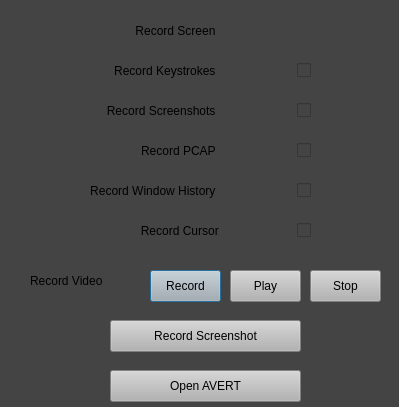
<?xml version="1.0" encoding="UTF-8"?>
<ui version="4.0">
    <class>externalWidget</class>
    <widget class="QDialog" name="externalWidget">
        <property name="windowModality">
            <enum>Qt::NonModal</enum>
        </property>
        <property name="geometry">
            <rect>
                <x>0</x>
                <y>0</y>
                <width>399</width>
                <height>407</height>
            </rect>
        </property>
        <property name="windowTitle">
            <string>AVERT</string>
        </property>
        <property name="windowOpacity">
            <double>26.000000000000000</double>
        </property>
        <property name="toolTipDuration">
            <number>-1</number>
        </property>
        <property name="layoutDirection">
            <enum>Qt::RightToLeft</enum>
        </property>
        <property name="autoFillBackground">
            <bool>false</bool>
        </property>
        <property name="styleSheet">
            <string notr="true">background-color: rgb(68, 68, 68);</string>
        </property>
        <widget class="QCheckBox" name="checkBox">
            <property name="geometry">
                <rect>
                    <x>70</x>
                    <y>10</y>
                    <width>241</width>
                    <height>41</height>
                </rect>
            </property>
            <property name="styleSheet">
                <string notr="true">background-color: rgba(255, 255, 255, 0);</string>
            </property>
            <property name="text">
                <string>Record Screen                       </string>
            </property>
        </widget>
        <widget class="QCheckBox" name="checkBox_2">
            <property name="geometry">
                <rect>
                    <x>70</x>
                    <y>50</y>
                    <width>241</width>
                    <height>41</height>
                </rect>
            </property>
            <property name="text">
                <string>Record Keystrokes                       </string>
            </property>
        </widget>
        <widget class="QCheckBox" name="checkBox_3">
            <property name="geometry">
                <rect>
                    <x>70</x>
                    <y>90</y>
                    <width>241</width>
                    <height>41</height>
                </rect>
            </property>
            <property name="text">
                <string>Record Screenshots                       </string>
            </property>
        </widget>
        <widget class="QCheckBox" name="checkBox_4">
            <property name="geometry">
                <rect>
                    <x>70</x>
                    <y>130</y>
                    <width>241</width>
                    <height>41</height>
                </rect>
            </property>
            <property name="text">
                <string>Record PCAP                       </string>
            </property>
        </widget>
        <widget class="QCheckBox" name="checkBox_5">
            <property name="geometry">
                <rect>
                    <x>60</x>
                    <y>170</y>
                    <width>251</width>
                    <height>41</height>
                </rect>
            </property>
            <property name="text">
                <string>Record Window History                       </string>
            </property>
        </widget>
        <widget class="QCheckBox" name="checkBox_6">
            <property name="geometry">
                <rect>
                    <x>70</x>
                    <y>210</y>
                    <width>241</width>
                    <height>41</height>
                </rect>
            </property>
            <property name="text">
                <string>Record Cursor                      </string>
            </property>
        </widget>
        <widget class="QLabel" name="label">
            <property name="geometry">
                <rect>
                    <x>30</x>
                    <y>260</y>
                    <width>181</width>
                    <height>41</height>
                </rect>
            </property>
            <property name="text">
                <string>Record Video</string>
            </property>
        </widget>
        <widget class="QPushButton" name="pushButton">
            <property name="geometry">
                <rect>
                    <x>150</x>
                    <y>270</y>
                    <width>71</width>
                    <height>32</height>
                </rect>
            </property>
            <property name="styleSheet">
                <string notr="true">background-color: rgb(179, 179, 179);</string>
            </property>
            <property name="text">
                <string>Record</string>
            </property>
        </widget>
        <widget class="QPushButton" name="pushButton_2">
            <property name="geometry">
                <rect>
                    <x>230</x>
                    <y>270</y>
                    <width>71</width>
                    <height>32</height>
                </rect>
            </property>
            <property name="styleSheet">
                <string notr="true">background-color: rgb(179, 179, 179);</string>
            </property>
            <property name="text">
                <string>Play</string>
            </property>
        </widget>
        <widget class="QPushButton" name="pushButton_3">
            <property name="geometry">
                <rect>
                    <x>310</x>
                    <y>270</y>
                    <width>71</width>
                    <height>32</height>
                </rect>
            </property>
            <property name="styleSheet">
                <string notr="true">background-color: rgb(179, 179, 179);</string>
            </property>
            <property name="text">
                <string>Stop</string>
            </property>
        </widget>
        <widget class="QPushButton" name="pushButton_4">
            <property name="geometry">
                <rect>
                    <x>110</x>
                    <y>320</y>
                    <width>191</width>
                    <height>32</height>
                </rect>
            </property>
            <property name="styleSheet">
                <string notr="true">background-color: rgb(179, 179, 179);</string>
            </property>
            <property name="text">
                <string>Record Screenshot</string>
            </property>
        </widget>
        <widget class="QPushButton" name="pushButton_5">
            <property name="geometry">
                <rect>
                    <x>110</x>
                    <y>370</y>
                    <width>191</width>
                    <height>32</height>
                </rect>
            </property>
            <property name="styleSheet">
                <string notr="true">background-color: rgb(179, 179, 179);</string>
            </property>
            <property name="text">
                <string>Open AVERT</string>
            </property>
        </widget>
    </widget>
    <resources />
    <connections />
</ui>
